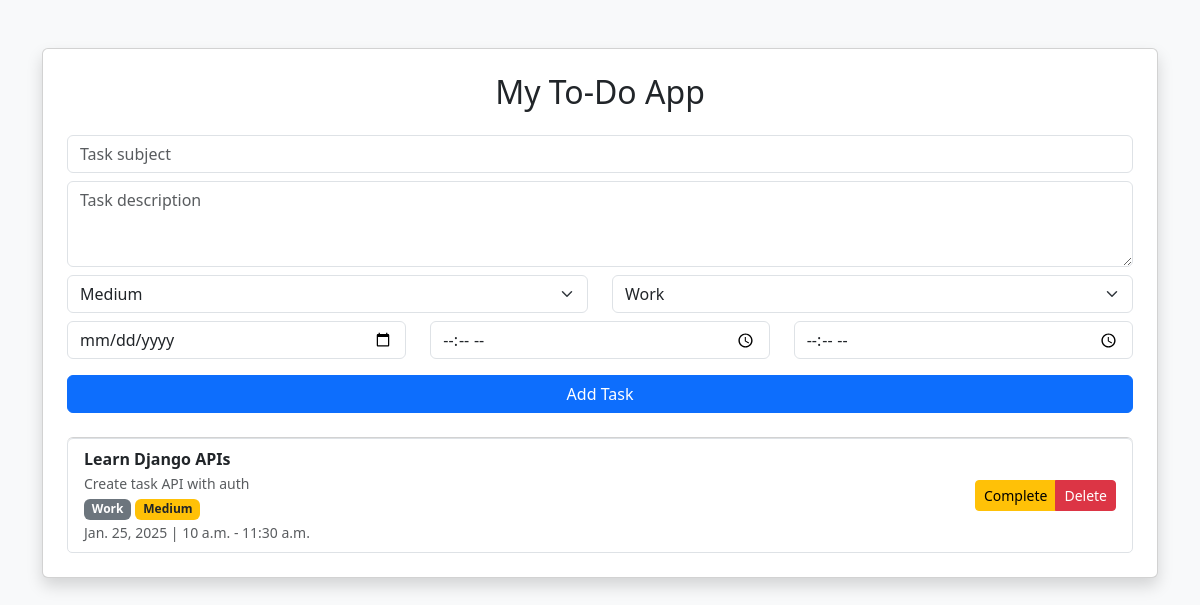
Before: / (signed in) with the older database file.
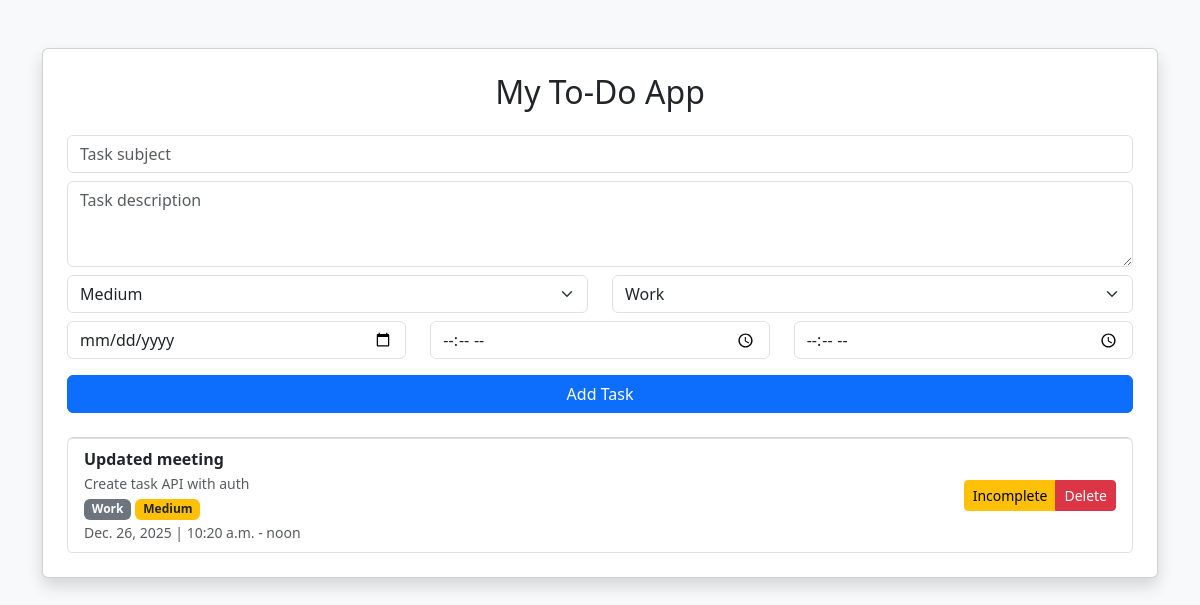
After: the same page with the newer database file.
### tasks/models.py (models this page shows, shortened)
class Task(models.Model):
    user = models.ForeignKey(
        User,
        on_delete=models.CASCADE
    )
    subject = models.CharField(max_length=200)
    description = models.TextField(blank=True)
    PRIORITY_CHOICES = [
        ('L', 'Low'),
        ('M', 'Medium'),
        ('H', 'High'),
    ]
    priority = models.CharField(
        max_length=1,
        choices=PRIORITY_CHOICES,
        default='M'
    )
    CATEGORY_CHOICES = [
        ('WORK', 'Work'),
        ('STUDY', 'Study'),
        ('PERSONAL', 'Personal'),
    ]
    category = models.CharField(
        max_length=20,
        choices=CATEGORY_CHOICES,
        default='WORK'
    )
    task_date = models.DateField()
    start_time = models.TimeField(null=True, blank=True)
    end_time = models.TimeField(null=True, blank=True)
    completed = models.BooleanField(default=False)
    created_at = models.DateTimeField(auto_now_add=True)

### tasks/views.py (the view)
# urls.py: path("", views.task_list, name="task_list"),
@login_required
def task_list(request):
    if request.method == "POST":
        form = TaskForm(request.POST)
        if form.is_valid():
            task = form.save(commit=False)
            task.user = request.user   # 🔥 OWNER SET
            task.save()
            return redirect("task_list")
    else:
        form = TaskForm()
    tasks = Task.objects.filter(user=request.user)
    return render(request, "tasks/task_list.html", {
        "form": form,
        "tasks": tasks
    })

### tasks/templates/tasks/task_list.html (shortened to what this page needs)
<!DOCTYPE html>
<html lang="en">
<head>
    <link
        href="https://cdn.jsdelivr.net/npm/bootstrap@5.3.3/dist/css/bootstrap.min.css"
        rel="stylesheet"
    >
</head>
<body class="bg-light">
<div class="container mt-5">
    <div class="card shadow p-4">
        <h2 class="mb-4 text-center">My To-Do App</h2>
        <form method="POST" class="mb-4">
            <div class="mb-2">
                {{ form.subject }}
            </div>
            <div class="mb-2">
                {{ form.description }}
            </div>
            <div class="row mb-2">
                <div class="col">
                    {{ form.priority }}
                </div>
                <div class="col">
                    {{ form.category }}
                </div>
            </div>
            <div class="row mb-3">
                <div class="col">
                    {{ form.task_date }}
                </div>
                <div class="col">
                    {{ form.start_time }}
                </div>
                <div class="col">
                    {{ form.end_time }}
                </div>
            </div>
            <button type="submit" class="btn btn-primary w-100">
                Add Task
            </button>
        </form>
        <ul class="list-group">
            {% for task in tasks %}
                <li class="list-group-item d-flex justify-content-between align-items-center">
                    <div>
                        <strong>{{ task.subject }}</strong><br>
                        {% if task.description %}
                            <small class="text-muted">{{ task.description }}</small><br>
                        {% endif %}
                        <span class="badge bg-secondary">
                            {{ task.get_category_display }}
                        </span>
                        <span class="badge
                            {% if task.priority == 'H' %}bg-danger
                            {% elif task.priority == 'M' %}bg-warning text-dark
                            {% else %}bg-success
                            {% endif %}
                        ">
                            {{ task.get_priority_display }}
                        </span>
                        <br>
                        <small class="text-muted">
                            {{ task.task_date }}
                            {% if task.start_time %} | {{ task.start_time }}{% endif %}
                            {% if task.end_time %} - {{ task.end_time }}{% endif %}
                        </small>
                    </div>
                    <div class="btn-group btn-group-sm">
                        <a href="{% url 'toggle_task' task.id %}"
                           class="btn btn-warning">
                            {% if task.completed %}
                                Incomplete
                            {% else %}
                                Complete
                            {% endif %}
                        </a>
                        <a href="{% url 'delete_task' task.id %}"
                           class="btn btn-danger"
                           onclick="return confirm('Delete this task?');">
                            Delete
                        </a>
                    </div>
                </li>
            {% empty %}
                <li class="list-group-item text-center text-muted">
                    No tasks added yet
                </li>
            {% endfor %}
        </ul>
    </div>
</div>
</body>
</html>

Changed rows visible on the page:
changed Task "Create task API with auth": subject "Learn Django APIs" → "Updated meeting"; task_date "Jan. 25, 2025" → "Dec. 26, 2025"; start_time "10 a.m." → "10:20 a.m."; end_time "11:30 a.m." → "noon"; completed "Complete" → "Incomplete"
